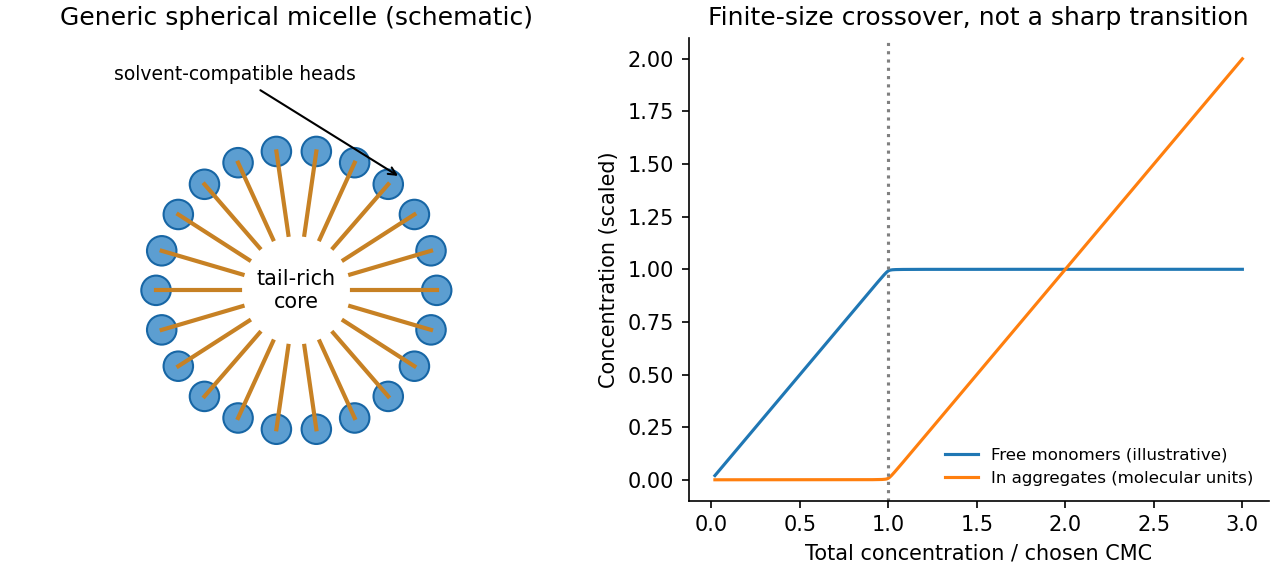

Write Python code to recreate this figure.
"""Original explanatory figure. Python 3.14, numpy and matplotlib.
Output is a PNG basename in cwd; no source figures or media paths.
"""
import numpy as np
import matplotlib
matplotlib.use('Agg')
import matplotlib.pyplot as plt
from matplotlib.patches import Circle
plt.rcParams.update({'font.size':10,'figure.facecolor':'white','savefig.facecolor':'white','axes.spines.top':False,'axes.spines.right':False})
fig,(a,b)=plt.subplots(1,2,figsize=(8.5,3.8),layout='constrained');th=np.linspace(0,2*np.pi,22,endpoint=False)
for t in th:
 a.plot([.4*np.cos(t),np.cos(t)],[.4*np.sin(t),np.sin(t)],color='#c78124',lw=2);a.add_patch(Circle((np.cos(t),np.sin(t)),.105,facecolor='#5c9ed1',edgecolor='#1766a5'))
a.text(0,0,'tail-rich\ncore',ha='center',va='center');a.annotate('solvent-compatible heads',(.75,.8),(-1.3,1.5),arrowprops=dict(arrowstyle='->'),fontsize=9);a.set(xlim=(-1.7,1.7),ylim=(-1.5,1.8),title='Generic spherical micelle (schematic)');a.set_aspect('equal');a.axis('off')
x=np.linspace(.02,3,500);mon=.5*(x+1-np.sqrt((x-1)**2+.015**2));b.plot(x,mon,label='Free monomers (illustrative)');b.plot(x,np.maximum(x-mon,0),label='In aggregates (molecular units)');b.axvline(1,color='gray',ls=':');b.set(xlabel='Total concentration / chosen CMC',ylabel='Concentration (scaled)',title='Finite-size crossover, not a sharp transition');b.legend(frameon=False,fontsize=8)
fig.savefig('paper-1-micelle.png',dpi=150);plt.close(fig)
